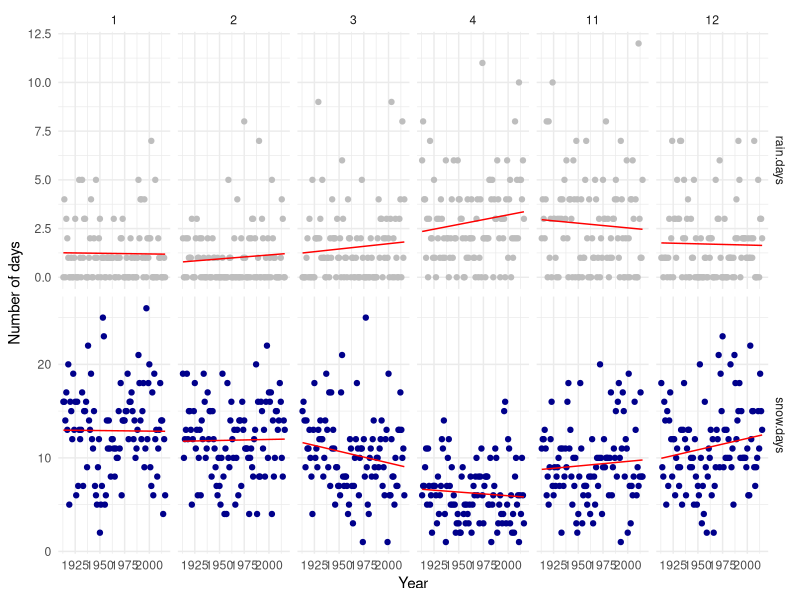
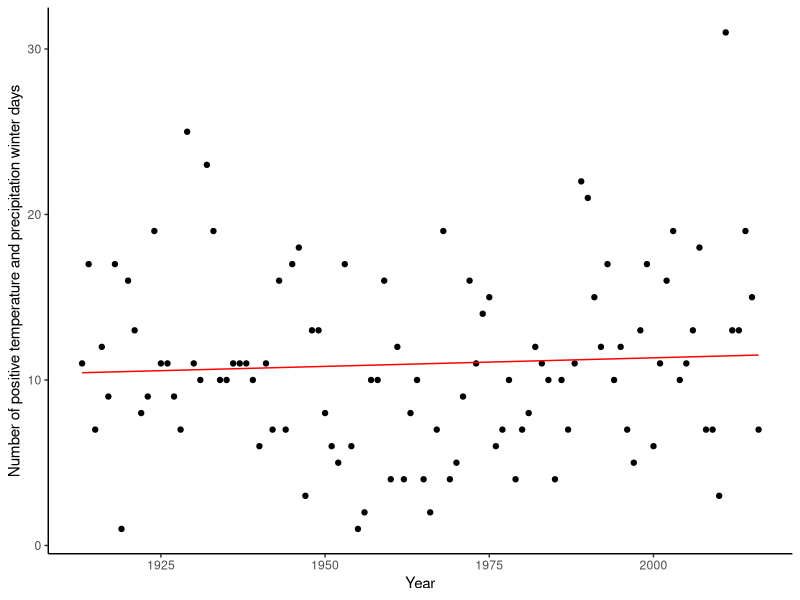

The R script that drew these images, in order:
####Swedish temperature and precipitation trends
#set up libraries
library(lubridate)
library(plyr)
library(dplyr)
library(ggplot2)
library(gridExtra)
library(tidyr)

#### prep data ####
#set working directory
setwd("~/Box Sync/Post-Doc/Swedish plants")

#read in data
TempPrecip<-read.csv("TempPrecip.csv", stringsAsFactors = FALSE)

#convert blank precipitation to 0 
TempPrecip$Precipitation[TempPrecip$Precipitation==""] <- 0

#remove NA
TempPrecip <- TempPrecip[-which(TempPrecip$Precipitation == "n/a"), ]

#remove odd entries
TempPrecip <- TempPrecip[-which(TempPrecip$Precipitation == "."), ]
TempPrecip <- TempPrecip[-which(TempPrecip$Precipitation == "?"), ]

#coerce factors to numbers
TempPrecip$Precipitation <- as.numeric(as.character(TempPrecip$Precipitation))

#code in date
TempPrecip$Date <- TempPrecip$Time
TempPrecip$Time <- ymd(TempPrecip$Time)
TempPrecip$Year <- year(TempPrecip$Time)
TempPrecip$Month <- month(TempPrecip$Time)
TempPrecip$Day <- day(TempPrecip$Time)

#### plot time series figures ####

#make plot of temperature over time
Temp<-ddply(TempPrecip, .(Year, Month), .fun= summarise, mean.temp=mean(Temp_avg))

Temp.plot<-ggplot(Temp, aes(x = Year, y = mean.temp))+geom_point()+facet_wrap(~Month, scales = "free_y")+
  xlab("Year")+ylab("Mean temperature")+theme_classic()+stat_smooth(colour="red",se=FALSE, size=0.5, method = "lm")

#make plot of precipitation over time
Precip<-ddply(TempPrecip, .(Year, Month), .fun= summarise, mean.precip=mean(Precipitation))

Precip<-na.omit(Precip)

Precip.plot<-ggplot(Precip, aes(x = Year, y = mean.precip))+geom_point()+facet_wrap(~Month, scales = "free_y")+
  xlab("Year")+ylab("Mean precipitation")+theme_classic()+stat_smooth(colour="red",se=FALSE, size=0.5, method = "lm")

Figure.1<-arrangeGrob(Temp.plot,Precip.plot)

#ggsave("Figure.1.pdf", plot=Figure.1, width = 11, height=17)

#### coefficent of variantion ####
CV<-ddply(TempPrecip, .variables=.(Year, Month), .fun= summarise, CV.temp = sd(Temp_avg)/mean(Temp_avg),
          CV.precip = sd(Precipitation)/mean(Precipitation))

CV.year.mean<-ddply(CV, .(Year), .fun= summarise, 
                    mean.cv.temp=mean(CV.temp),
                    mean.cv.precip=mean(CV.precip),
                    cv.temp.SE=sd(CV.temp)/sqrt(length(CV.temp)),cv.precip.SE=sd(CV.precip)/sqrt(length(CV.precip)))
                                                
#plot CV
Temp.cv.plot<-ggplot(CV, aes(x = Year, y = CV.temp))+geom_point()+
  xlab("Year")+ylab("Mean monthly temperature CV")+
  facet_wrap(~Month, scales = "free_y")+
  theme_classic()+stat_smooth(colour="red",se=FALSE, size=0.5, method = "lm")


Precip.cv.plot<-ggplot(CV, aes(x = Year, y = CV.precip))+geom_point()+
  xlab("Year")+ylab("Mean monthly precipitation CV")+
  facet_wrap(~Month, scales = "free_y")+
  theme_classic()+stat_smooth(colour="red",se=FALSE, size=0.5, method = "lm")


Figure.2<-arrangeGrob(Temp.cv.plot,Precip.cv.plot)

#ggsave("Figure.2.pdf", plot=Figure.2, width = 11, height=17)

#### growing season #####
#subset only positive temps
Temp.pos<-subset(TempPrecip, Temp_avg > 0)

#get length of growing season by month and year
Growing.month.season<-ddply(Temp.pos, .(Year, Month), .fun= summarise, length=length(Temp_avg))

Growing.year.season<-ddply(Growing.month.season, .(Year), .fun= summarise, length.year=sum(length))

Growing.season.month.plot<-ggplot(Growing.month.season, aes(x = Year, y = length))+geom_point()+
  xlab("Year")+ylab("Length of growing season (days)")+
  facet_wrap(~Month, scales = "free_y")+
  theme_classic()+stat_smooth(colour="red",se=FALSE, size=0.5, method = "lm")

Growing.year.month.plot<-ggplot(Growing.year.season, aes(x = Year, y = length.year))+geom_point()+
  xlab("Year")+ylab("Length of growing season (days)")+
  theme_classic()+stat_smooth(colour="red",se=FALSE, size=0.5, method = "lm")

Figure.3<-arrangeGrob(Growing.season.month.plot,Growing.year.month.plot)

#ggsave("Figure.3.pdf", plot=Figure.3, width = 11, height=17)


#### snow and ice ####
#subset winter days (11, 12, 1, 2, 3, 4)
Nov.Temp.Precip<-subset(TempPrecip, Month==11)
Dec.Temp.Precip<-subset(TempPrecip, Month==12)
Jan.Temp.Precip<-subset(TempPrecip, Month==1)
Feb.Temp.Precip<-subset(TempPrecip, Month==2)
Mar.Temp.Precip<-subset(TempPrecip, Month==3)
Apr.Temp.Precip<-subset(TempPrecip, Month==4)

Winter.Temp.Precip<-rbind(Nov.Temp.Precip,Dec.Temp.Precip,Jan.Temp.Precip,Feb.Temp.Precip,Mar.Temp.Precip,Apr.Temp.Precip)

#code for days where temp is >0 and precip>0
Winter.Temp.Precip<-ddply(Winter.Temp.Precip, .(), .fun= transform, boiler = ifelse(Temp_avg> 0 & Precipitation >0 ,"Y","N"),
                          snow = ifelse(Temp_avg< 0 & Precipitation >0 ,"Y","N"))

Winter.Temp.Precip.Month<-ddply(Winter.Temp.Precip, .(Year,Month), summarise, 
      rain.days = length(boiler[boiler=="Y"]), snow.days = length(snow[snow=="Y"]))

#convert to long
Winter.Temp.Precip.Month.long<-gather(Winter.Temp.Precip.Month, Precip.type, Days, rain.days:snow.days)

#subset boiler days 
Winter.Temp.Precip.subset <- Winter.Temp.Precip[which(Winter.Temp.Precip$boiler == "Y"), ]

#count the number of boiler days per year
Winter.Temp.Precip.Year<-ddply(Winter.Temp.Precip.subset, .(Year), .fun= summarise, count=length(boiler))

#plot
Boiler.plot.month<-ggplot(Winter.Temp.Precip.Month.long, aes(x = Year, y = Days, colour=Precip.type, group=Precip.type))+
  geom_point()+
  xlab("Year")+ylab("Number of days")+
  facet_grid(Precip.type~Month, scales = "free_y")+
  theme_minimal()+stat_smooth(colour="red",se=FALSE, size=0.5, method = "lm")+
  scale_color_manual(values = c("grey", "dark blue"))+theme(legend.position="none")


Boiler.plot.year<-ggplot(Winter.Temp.Precip.Year, aes(x = Year, y = count))+geom_point()+
  xlab("Year")+ylab("Number of positive temperature and precipitation winter days")+
  theme_classic()+stat_smooth(colour="red",se=FALSE, size=0.5, method = "lm")


ggsave("Figure.4.pdf", plot=Boiler.plot.month, width = 11, height=8.5)

ggsave("Figure.5.pdf", plot=Boiler.plot.year, width = 11, height=8.5)



#### decade comparison ####
TempPrecip$decade<-ifelse(TempPrecip$Year <=1922,"1913-1922",
                         ifelse(TempPrecip$Year <=1932,"1923-1932",
                                ifelse(TempPrecip$Year <=1942,"1933-1942",
                                       ifelse(TempPrecip$Year <=1952,"1943-1952",
                                              ifelse(TempPrecip$Year <=1962,"1953-1962",
                                                     ifelse(TempPrecip$Year <=1972,"1963-1972",
                                                     ifelse(TempPrecip$Year <=1982,"1973-1982",
                                                     ifelse(TempPrecip$Year <=1992,"1983-1992",
                                                     ifelse(TempPrecip$Year <=2002,"1993-2002", "2003-2016")))))))))


#average temp and precipitation by decade
Decade.Temp.Precip<-ddply(TempPrecip, .variables=.(decade, Month), .fun= summarise, mean.temp = mean(Temp_avg),
      mean.precip = mean(Precipitation))

#make plot
Decade.Temp.plot<-ggplot(Decade.Temp.Precip, aes(x = decade, y = mean.temp))+geom_point()+
  xlab("Year")+ylab("Average temperature (C)")+
  facet_wrap(~Month, scales = "free_y")+
  theme_classic()+stat_smooth(colour="red",se=FALSE, size=0.5, method = "lm")+
  theme(axis.text.x = element_text(angle = 90))

Decade.Precip.plot<-ggplot(Decade.Temp.Precip, aes(x = decade, y = mean.precip))+geom_point()+
  xlab("Year")+ylab("Average precipitation")+
  facet_wrap(~Month, scales = "free_y")+
  theme_classic()+stat_smooth(colour="red",se=FALSE, size=0.5, method = "lm")+
  theme(axis.text.x = element_text(angle = 90))

Figure.6<-arrangeGrob(Decade.Temp.plot,Decade.Precip.plot)

ggsave("Figure.6.pdf", plot=Figure.6, width = 11, height=9.5)

